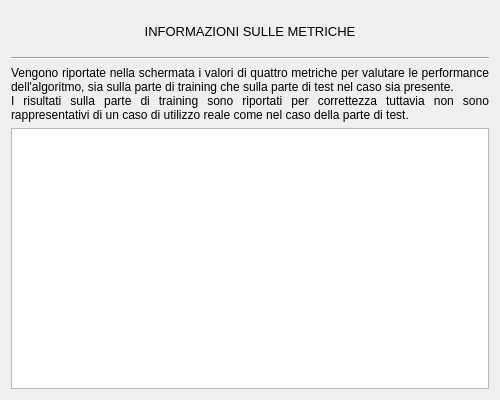
<?xml version="1.0" encoding="UTF-8"?>
<ui version="4.0">
 <class>MetricheDialog</class>
 <widget class="QDialog" name="MetricheDialog">
  <property name="geometry">
   <rect>
    <x>0</x>
    <y>0</y>
    <width>500</width>
    <height>400</height>
   </rect>
  </property>
  <property name="minimumSize">
   <size>
    <width>500</width>
    <height>400</height>
   </size>
  </property>
  <property name="font">
   <font>
    <family>Arial</family>
   </font>
  </property>
  <property name="windowTitle">
   <string>Informazioni sulle metriche</string>
  </property>
  <layout class="QVBoxLayout" name="verticalLayout">
   <item>
    <widget class="QLabel" name="label">
     <property name="minimumSize">
      <size>
       <width>0</width>
       <height>40</height>
      </size>
     </property>
     <property name="font">
      <font>
       <family>Arial</family>
       <pointsize>10</pointsize>
      </font>
     </property>
     <property name="text">
      <string>INFORMAZIONI SULLE METRICHE</string>
     </property>
     <property name="alignment">
      <set>Qt::AlignCenter</set>
     </property>
    </widget>
   </item>
   <item>
    <widget class="Line" name="line">
     <property name="orientation">
      <enum>Qt::Horizontal</enum>
     </property>
    </widget>
   </item>
   <item>
    <widget class="QLabel" name="label_2">
     <property name="font">
      <font>
       <family>Arial</family>
       <pointsize>9</pointsize>
      </font>
     </property>
     <property name="text">
      <string>Vengono riportate nella schermata i valori di quattro metriche per valutare le performance dell'algoritmo, sia sulla parte di training che sulla parte di test nel caso sia presente. 
I risultati sulla parte di training sono riportati per correttezza tuttavia non sono rappresentativi di un caso di utilizzo reale come nel caso della parte di test.</string>
     </property>
     <property name="alignment">
      <set>Qt::AlignJustify|Qt::AlignVCenter</set>
     </property>
     <property name="wordWrap">
      <bool>true</bool>
     </property>
    </widget>
   </item>
   <item>
    <widget class="QTableWidget" name="tableWidget">
     <property name="maximumSize">
      <size>
       <width>500</width>
       <height>400</height>
      </size>
     </property>
    </widget>
   </item>
  </layout>
 </widget>
 <resources/>
 <connections/>
</ui>
